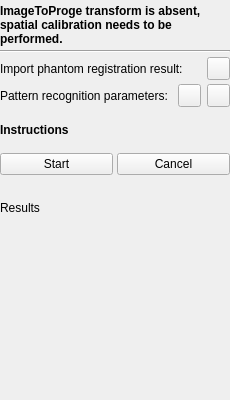
<?xml version="1.0" encoding="UTF-8"?>
<ui version="4.0">
 <class>SpatialCalibrationToolbox</class>
 <widget class="QWidget" name="SpatialCalibrationToolbox">
  <property name="geometry">
   <rect>
    <x>0</x>
    <y>0</y>
    <width>230</width>
    <height>400</height>
   </rect>
  </property>
  <property name="minimumSize">
   <size>
    <width>230</width>
    <height>400</height>
   </size>
  </property>
  <property name="maximumSize">
   <size>
    <width>230</width>
    <height>16777215</height>
   </size>
  </property>
  <property name="windowTitle">
   <string>Spatial calibration</string>
  </property>
  <layout class="QVBoxLayout" name="verticalLayout">
   <property name="spacing">
    <number>4</number>
   </property>
   <property name="leftMargin">
    <number>0</number>
   </property>
   <property name="topMargin">
    <number>4</number>
   </property>
   <property name="rightMargin">
    <number>0</number>
   </property>
   <property name="bottomMargin">
    <number>4</number>
   </property>
   <item>
    <widget class="QLabel" name="label_State">
     <property name="sizePolicy">
      <sizepolicy hsizetype="Preferred" vsizetype="Preferred">
       <horstretch>0</horstretch>
       <verstretch>0</verstretch>
      </sizepolicy>
     </property>
     <property name="font">
      <font>
       <weight>75</weight>
       <bold>true</bold>
      </font>
     </property>
     <property name="text">
      <string>ImageToProge transform is absent, spatial calibration needs to be performed.</string>
     </property>
     <property name="wordWrap">
      <bool>true</bool>
     </property>
    </widget>
   </item>
   <item>
    <widget class="Line" name="line">
     <property name="orientation">
      <enum>Qt::Horizontal</enum>
     </property>
    </widget>
   </item>
   <item>
    <layout class="QHBoxLayout" name="horizontalLayout_3">
     <property name="spacing">
      <number>2</number>
     </property>
     <item>
      <widget class="QLabel" name="label_PhantomRegistration">
       <property name="text">
        <string>Import phantom registration result:</string>
       </property>
      </widget>
     </item>
     <item>
      <widget class="QPushButton" name="pushButton_OpenPhantomRegistration">
       <property name="sizePolicy">
        <sizepolicy hsizetype="Fixed" vsizetype="Fixed">
         <horstretch>0</horstretch>
         <verstretch>0</verstretch>
        </sizepolicy>
       </property>
       <property name="minimumSize">
        <size>
         <width>23</width>
         <height>23</height>
        </size>
       </property>
       <property name="maximumSize">
        <size>
         <width>23</width>
         <height>23</height>
        </size>
       </property>
       <property name="focusPolicy">
        <enum>Qt::NoFocus</enum>
       </property>
       <property name="text">
        <string/>
       </property>
       <property name="icon">
        <iconset resource="../fCal.qrc">
         <normaloff>:/icons/Resources/icon_Import.png</normaloff>:/icons/Resources/icon_Import.png</iconset>
       </property>
       <property name="iconSize">
        <size>
         <width>16</width>
         <height>16</height>
        </size>
       </property>
      </widget>
     </item>
    </layout>
   </item>
   <item>
    <layout class="QHBoxLayout" name="horizontalLayout_6">
     <property name="spacing">
      <number>6</number>
     </property>
     <item>
      <widget class="QLabel" name="label_SegmentationParameters">
       <property name="text">
        <string>Pattern recognition parameters:</string>
       </property>
      </widget>
     </item>
     <item>
      <widget class="QPushButton" name="pushButton_OpenSegmentationParameters">
       <property name="sizePolicy">
        <sizepolicy hsizetype="Fixed" vsizetype="Fixed">
         <horstretch>0</horstretch>
         <verstretch>0</verstretch>
        </sizepolicy>
       </property>
       <property name="minimumSize">
        <size>
         <width>23</width>
         <height>23</height>
        </size>
       </property>
       <property name="maximumSize">
        <size>
         <width>23</width>
         <height>23</height>
        </size>
       </property>
       <property name="focusPolicy">
        <enum>Qt::NoFocus</enum>
       </property>
       <property name="toolTip">
        <string>Import segmentation parameters</string>
       </property>
       <property name="text">
        <string/>
       </property>
       <property name="icon">
        <iconset resource="../fCal.qrc">
         <normaloff>:/icons/Resources/icon_Import.png</normaloff>:/icons/Resources/icon_Import.png</iconset>
       </property>
       <property name="iconSize">
        <size>
         <width>16</width>
         <height>16</height>
        </size>
       </property>
      </widget>
     </item>
     <item>
      <widget class="QPushButton" name="pushButton_EditSegmentationParameters">
       <property name="minimumSize">
        <size>
         <width>23</width>
         <height>23</height>
        </size>
       </property>
       <property name="maximumSize">
        <size>
         <width>23</width>
         <height>23</height>
        </size>
       </property>
       <property name="focusPolicy">
        <enum>Qt::NoFocus</enum>
       </property>
       <property name="toolTip">
        <string>Show segmentation parameter editing dialog, in which segmentation parameters can be tested and changed</string>
       </property>
       <property name="text">
        <string/>
       </property>
       <property name="icon">
        <iconset resource="../fCal.qrc">
         <normaloff>:/icons/CommonWidgets/Resources/icon_Edit.png</normaloff>:/icons/CommonWidgets/Resources/icon_Edit.png</iconset>
       </property>
      </widget>
     </item>
    </layout>
   </item>
   <item>
    <spacer name="verticalSpacer">
     <property name="orientation">
      <enum>Qt::Vertical</enum>
     </property>
     <property name="sizeType">
      <enum>QSizePolicy::Fixed</enum>
     </property>
     <property name="sizeHint" stdset="0">
      <size>
       <width>158</width>
       <height>12</height>
      </size>
     </property>
    </spacer>
   </item>
   <item>
    <widget class="QLabel" name="label_InstructionsSpatial">
     <property name="font">
      <font>
       <weight>75</weight>
       <bold>true</bold>
      </font>
     </property>
     <property name="text">
      <string>Instructions</string>
     </property>
     <property name="wordWrap">
      <bool>true</bool>
     </property>
    </widget>
   </item>
   <item>
    <spacer name="verticalSpacer_7">
     <property name="orientation">
      <enum>Qt::Vertical</enum>
     </property>
     <property name="sizeType">
      <enum>QSizePolicy::Fixed</enum>
     </property>
     <property name="sizeHint" stdset="0">
      <size>
       <width>158</width>
       <height>12</height>
      </size>
     </property>
    </spacer>
   </item>
   <item>
    <layout class="QHBoxLayout" name="horizontalLayout_2">
     <property name="spacing">
      <number>4</number>
     </property>
     <item>
      <widget class="QPushButton" name="pushButton_StartSpatial">
       <property name="text">
        <string>Start</string>
       </property>
      </widget>
     </item>
     <item>
      <widget class="QPushButton" name="pushButton_CancelSpatial">
       <property name="text">
        <string>Cancel</string>
       </property>
      </widget>
     </item>
    </layout>
   </item>
   <item>
    <spacer name="verticalSpacer_4">
     <property name="orientation">
      <enum>Qt::Vertical</enum>
     </property>
     <property name="sizeType">
      <enum>QSizePolicy::Fixed</enum>
     </property>
     <property name="sizeHint" stdset="0">
      <size>
       <width>20</width>
       <height>4</height>
      </size>
     </property>
    </spacer>
   </item>
   <item>
    <widget class="QLabel" name="label_Warning">
     <property name="font">
      <font>
       <weight>75</weight>
       <bold>true</bold>
      </font>
     </property>
     <property name="text">
      <string/>
     </property>
     <property name="wordWrap">
      <bool>true</bool>
     </property>
    </widget>
   </item>
   <item>
    <widget class="QLabel" name="label_Results">
     <property name="text">
      <string>Results</string>
     </property>
    </widget>
   </item>
   <item>
    <spacer name="verticalSpacer_2">
     <property name="orientation">
      <enum>Qt::Vertical</enum>
     </property>
     <property name="sizeHint" stdset="0">
      <size>
       <width>158</width>
       <height>40</height>
      </size>
     </property>
    </spacer>
   </item>
  </layout>
 </widget>
 <layoutdefault spacing="4" margin="4"/>
 <resources>
  <include location="../fCal.qrc"/>
 </resources>
 <connections/>
</ui>
